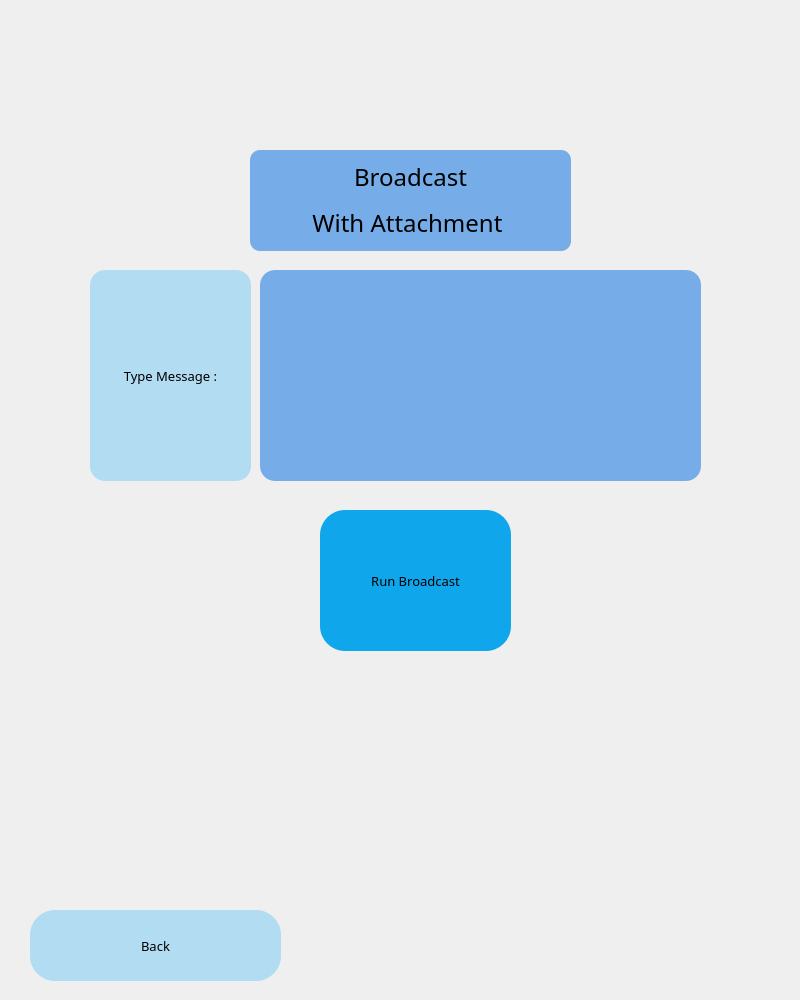
<?xml version="1.0" encoding="UTF-8"?>
<ui version="4.0">
 <class>Dialog</class>
 <widget class="QDialog" name="Dialog">
  <property name="geometry">
   <rect>
    <x>0</x>
    <y>0</y>
    <width>800</width>
    <height>1000</height>
   </rect>
  </property>
  <property name="windowTitle">
   <string>Dialog</string>
  </property>
  <widget class="QWidget" name="widget" native="true">
   <property name="geometry">
    <rect>
     <x>0</x>
     <y>0</y>
     <width>800</width>
     <height>1000</height>
    </rect>
   </property>
   <property name="styleSheet">
    <string notr="true">background-color :'white'</string>
   </property>
   <widget class="QLabel" name="AppName">
    <property name="geometry">
     <rect>
      <x>250</x>
      <y>150</y>
      <width>321</width>
      <height>101</height>
     </rect>
    </property>
    <property name="font">
     <font>
      <family>Montserrat Medium</family>
      <pointsize>18</pointsize>
     </font>
    </property>
    <property name="layoutDirection">
     <enum>Qt::LeftToRight</enum>
    </property>
    <property name="styleSheet">
     <string notr="true">QLabel {
background-color : rgb(118, 173, 232);
border-radius :10px
}</string>
    </property>
    <property name="frameShape">
     <enum>QFrame::NoFrame</enum>
    </property>
    <property name="frameShadow">
     <enum>QFrame::Plain</enum>
    </property>
    <property name="lineWidth">
     <number>0</number>
    </property>
    <property name="text">
     <string>&lt;html&gt;&lt;head/&gt;&lt;body&gt;&lt;p align=&quot;center&quot;&gt;Broadcast&lt;/p&gt;&lt;p align=&quot;center&quot;&gt;With Attachment &lt;/p&gt;&lt;/body&gt;&lt;/html&gt;</string>
    </property>
    <property name="textFormat">
     <enum>Qt::RichText</enum>
    </property>
    <property name="scaledContents">
     <bool>true</bool>
    </property>
    <property name="alignment">
     <set>Qt::AlignCenter</set>
    </property>
    <property name="wordWrap">
     <bool>true</bool>
    </property>
   </widget>
   <widget class="QLabel" name="label">
    <property name="geometry">
     <rect>
      <x>90</x>
      <y>270</y>
      <width>161</width>
      <height>211</height>
     </rect>
    </property>
    <property name="font">
     <font>
      <family>Montserrat Medium</family>
      <pointsize>10</pointsize>
     </font>
    </property>
    <property name="styleSheet">
     <string notr="true">QLabel{
background-color : rgb(177, 220, 242);
border-radius : 15px;
}</string>
    </property>
    <property name="text">
     <string>Type Message :</string>
    </property>
    <property name="alignment">
     <set>Qt::AlignCenter</set>
    </property>
   </widget>
   <widget class="QTextEdit" name="MessageBox">
    <property name="geometry">
     <rect>
      <x>260</x>
      <y>270</y>
      <width>441</width>
      <height>211</height>
     </rect>
    </property>
    <property name="styleSheet">
     <string notr="true">QTextEdit{
background-color: rgb(118, 173, 232);
border-radius : 15px;
border-style: none;

}</string>
    </property>
   </widget>
   <widget class="QPushButton" name="RunBroadcast">
    <property name="geometry">
     <rect>
      <x>320</x>
      <y>510</y>
      <width>191</width>
      <height>141</height>
     </rect>
    </property>
    <property name="font">
     <font>
      <family>Montserrat Medium</family>
      <pointsize>10</pointsize>
     </font>
    </property>
    <property name="styleSheet">
     <string notr="true">QPushButton{
background-color : rgb(16, 166, 235);
border-radius :25px;
}</string>
    </property>
    <property name="text">
     <string>Run Broadcast</string>
    </property>
   </widget>
   <widget class="QPushButton" name="backButton">
    <property name="geometry">
     <rect>
      <x>30</x>
      <y>910</y>
      <width>251</width>
      <height>71</height>
     </rect>
    </property>
    <property name="font">
     <font>
      <family>Montserrat Medium</family>
      <pointsize>10</pointsize>
     </font>
    </property>
    <property name="styleSheet">
     <string notr="true">QPushButton{
background-color : rgb(177, 220, 242);
border-radius :25px;
}</string>
    </property>
    <property name="text">
     <string>Back</string>
    </property>
   </widget>
  </widget>
 </widget>
 <resources/>
 <connections/>
</ui>
